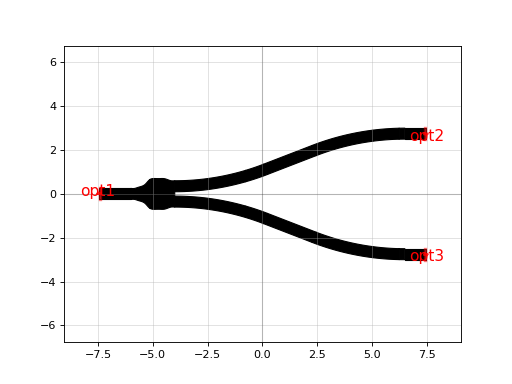

Here is the Python script that generated this plot:
import ubcpdk

c = ubcpdk.components.y_splitter(name='ebeam_y_1550')
c.plot()
